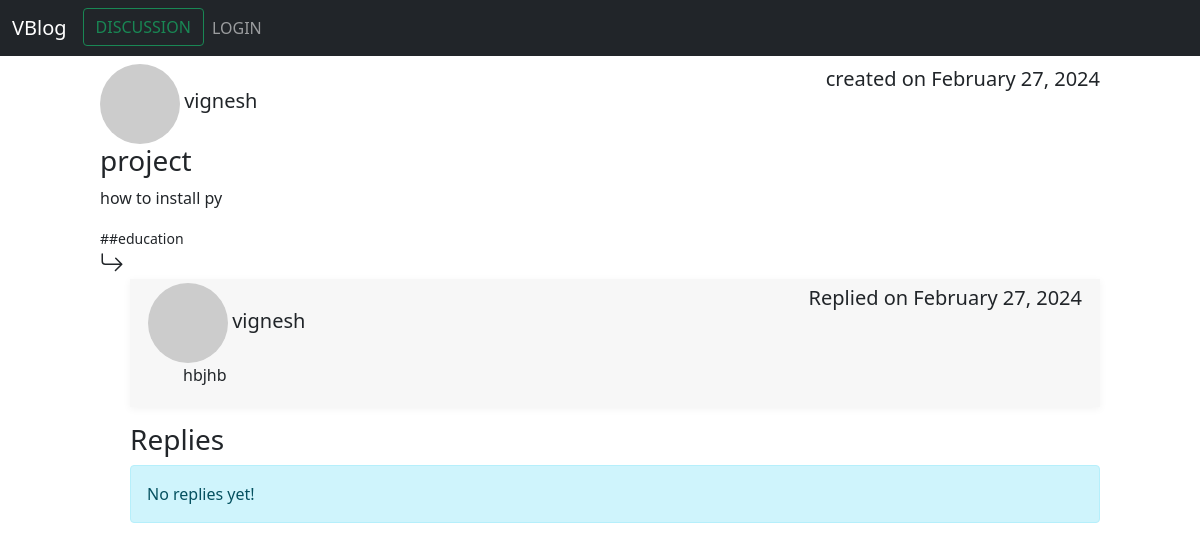
/discussion/project/1, run on the app's committed database.
### app.py (models this page shows)
class Users(db.Model,UserMixin):
    __tablename__ = "users"
    id = db.Column(db.Integer,primary_key=True)
    email = db.Column(db.String(100),unique=True)
    password = db.Column(db.String(100))
    name = db.Column(db.String(100))
    posts = db.relationship("BlogPost", backref="poster")
    comments = relationship("Comments", back_populates="comment_author")
    thread_posts = relationship("Thread", back_populates="thread_author")
    thread_comments_one = relationship("ThreadCommentsOne", back_populates="thread_comment_author")
    thread_comments_two = relationship("ThreadCommentsTwo", back_populates="thread_comment_two_author")

class Thread(db.Model):
    __tablename__="thread"
    id = db.Column(db.Integer,primary_key=True)
    title = db.Column(db.String(250),nullable=False)
    brief = db.Column(db.String(250),nullable=False)
    categories = db.Column(db.String(250),nullable=True)
    hashtags = db.Column(db.String(250),nullable=True)
    date = db.Column(db.String(250),nullable=False)
    author_id = db.Column(db.Integer, db.ForeignKey("users.id"))
    thread_author = relationship("Users", back_populates="thread_posts")
    thread_comments = relationship("ThreadCommentsOne", back_populates="parent_thread")

class ThreadCommentsOne(db.Model):
    __tablename__ = "thread_comments_one"
    id = db.Column(db.Integer,primary_key=True)
    author_id = db.Column(db.Integer, db.ForeignKey("users.id"))
    date = db.Column(db.String(250), nullable=False)
    thread_comment_author = relationship("Users", back_populates="thread_comments_one")
    thread_id = db.Column(db.Integer, db.ForeignKey("thread.id"))
    parent_thread = relationship("Thread", back_populates="thread_comments")
    text = db.Column(db.Text,nullable=False)
    thread_comments_two = relationship("ThreadCommentsTwo", back_populates="thread_comment")

### app.py (the view, shortened to what this page needs)
@app.route("/discussion/<string:thread>/<int:comment>",methods=["GET","POST"])
def show_thread_comments(thread,comment):
    required_thread_comment = ThreadCommentsOne.query.filter_by(id=comment).first()
    form = CommentForm()
    return render_template("second_level_thread.html",thread_comment=required_thread_comment,form=form)

### app.py (called while the page is built)
@app.context_processor
def inject_data():
    search_form = SearchForm()
    return dict(search_form=search_form)

### templates/second_level_thread.html (shortened to what this page needs)
{% extends "base.html" %}
{% block style_link %}
    <link rel="stylesheet" href="{{ url_for("static",filename="thread_post_style.css") }}">
    <link rel="stylesheet" href="https://cdn.jsdelivr.net/npm/bootstrap-icons@1.8.1/font/bootstrap-icons.css">
{% endblock %}
{% block content %}
    <nav class="navbar navbar-expand-lg navbar-dark bg-dark">
        <div class="container-fluid">
            <a class="navbar-brand" href="{{ url_for("index") }}">VBlog</a>
            <div class="collapse navbar-collapse" id="navbarTogglerDemo03">
                <ul class="navbar-nav me-auto mb-2 mb-lg-0">
                    <li class="nav-item">
                        <a class="btn btn-outline-success" aria-current="page" href="{{ url_for("discussion") }}">DISCUSSION</a>
                    </li>
                    {% if current_user.is_authenticated %}
                        <li class="nav-item">
                            <a class="nav-link" href="{{ url_for("create_forum") }}">ASK QUESTION</a>
                        </li>
                        <li class="nav-item">
                            <a class="nav-link" href="{{ url_for("logout") }}">LOGOUT</a>
                        </li>
                    {% else %}
                        <li class="nav-item">
                            <a class="nav-link" href="{{ url_for("login") }}">LOGIN</a>
                        </li>
                    {% endif %}
                </ul>
            </div>
        </div>
    </nav>
    <div class="col-lg-10 col-md-10 col-sm-10 mx-auto mt-2">
        <div>
            <span class="d-flex justify-content-between"><span><img src="{{ thread_comment.parent_thread.thread_author.email | gravatar(size=40) }}" alt="" style="border-radius: 50%;"> <h5 style="display: inline">{{ thread_comment.parent_thread.thread_author.name }}</h5></span> <small class="fs-5">created on {{thread_comment.parent_thread.date }}</small></span>
            <div style="text-align: justify">
                <h3>{{ thread_comment.parent_thread.title }}</h3>
                {{ thread_comment.parent_thread.brief|safe }}
                <small>{{ thread_comment.parent_thread.hashtags }}</small>
            </div>
        </div>
        <div class="mt-1 comments" style="margin-left: 30px;text-align: justify">
            <span class="d-flex justify-content-between"><span><img src="{{ thread_comment.thread_comment_author.email | gravatar(size=40) }}" alt="" style="border-radius: 50%;"> <h5 style="display: inline">{{ thread_comment.thread_comment_author.name  }}</h5></span> <small class="fs-5">Replied on {{ thread_comment.date }}</small></span>
            <div style="text-align: justify;margin-left: 35px">
                {{ thread_comment.text|safe }}
            </div>
        </div>
        <div style="margin-left: 30px" class="mt-3">
            <h3>Replies</h3>
            {% for comment in thread_comment.thread_comments_two  %}
                <div class="comments mt-4">
                    <span class="d-flex justify-content-between"><span><img src="{{ comment.thread_comment_two_author.email | gravatar(size=40) }}" alt="" style="border-radius: 50%;"> <h5 style="display: inline">{{ comment.thread_comment_two_author.name  }}</h5></span> <small class="fs-5">Replied on {{ comment.date }}</small></span>
                    <div style="margin-left: 45px;text-align: justify">
                        {{ comment.text|safe }}
                    </div>
                    {% if current_user.is_authenticated %}
                        {% if current_user.id == comment.author_id %}
                            <div class="d-inline" style="margin-left: 45px;">
                                <a href="{{ url_for("edit_comment_two",comment=thread_comment.id,comment_two=comment.id) }}" class="text-decoration-none text-black">
                                    <svg xmlns="http://www.w3.org/2000/svg" width="20" height="20" fill="currentColor" class="bi bi-pencil-square" viewBox="0 0 16 16">
                                        <path d="M15.502 1.94a.5.5 0 0 1 0 .706L14.459 3.69l-2-2L13.502.646a.5.5 0 0 1 .707 0l1.293 1.293zm-1.75 2.456-2-2L4.939 9.21a.5.5 0 0 0-.121.196l-.805 2.414a.25.25 0 0 0 .316.316l2.414-.805a.5.5 0 0 0 .196-.12l6.813-6.814z"/>
                                        <path fill-rule="evenodd" d="M1 13.5A1.5 1.5 0 0 0 2.5 15h11a1.5 1.5 0 0 0 1.5-1.5v-6a.5.5 0 0 0-1 0v6a.5.5 0 0 1-.5.5h-11a.5.5 0 0 1-.5-.5v-11a.5.5 0 0 1 .5-.5H9a.5.5 0 0 0 0-1H2.5A1.5 1.5 0 0 0 1 2.5v11z"/>
                                    </svg></a>
                            </div>
                        {% else %}
                            <a href="{{ url_for("report_comment_two",comment_id=comment.id) }}" class="text-decoration-none text-black"><svg xmlns="http://www.w3.org/2000/svg" width="16" height="16" fill="currentColor" class="bi bi-flag " viewBox="0 0 16 16">
                                <path d="M14.778.085A.5.5 0 0 1 15 .5V8a.5.5 0 0 1-.314.464L14.5 8l.186.464-.003.001-.006.003-.023.009a12.435 12.435 0 0 1-.397.15c-.264.095-.631.223-1.047.35-.816.252-1.879.523-2.71.523-.847 0-1.548-.28-2.158-.525l-.028-.01C7.68 8.71 7.14 8.5 6.5 8.5c-.7 0-1.638.23-2.437.477A19.626 19.626 0 0 0 3 9.342V15.5a.5.5 0 0 1-1 0V.5a.5.5 0 0 1 1 0v.282c.226-.079.496-.17.79-.26C4.606.272 5.67 0 6.5 0c.84 0 1.524.277 2.121.519l.043.018C9.286.788 9.828 1 10.5 1c.7 0 1.638-.23 2.437-.477a19.587 19.587 0 0 0 1.349-.476l.019-.007.004-.002h.001M14 1.221c-.22.078-.48.167-.766.255-.81.252-1.872.523-2.734.523-.886 0-1.592-.286-2.203-.534l-.008-.003C7.662 1.21 7.139 1 6.5 1c-.669 0-1.606.229-2.415.478A21.294 21.294 0 0 0 3 1.845v6.433c.22-.078.48-.167.766-.255C4.576 7.77 5.638 7.5 6.5 7.5c.847 0 1.548.28 2.158.525l.028.01C9.32 8.29 9.86 8.5 10.5 8.5c.668 0 1.606-.229 2.415-.478A21.317 21.317 0 0 0 14 7.655V1.222z"/>
                            </svg></a>
                        {% endif %}
                    {% endif %}
                </div>
            {% else %}
                <div class="alert alert-info" role="alert">
                    No replies yet!
                </div>
            {% endfor %}
        </div>
    </div>
{% endblock %}

### templates/base.html (shortened to what this page needs)
<!doctype html>
<html lang="en">
<head>
    {% block head %}
    <link href="https://cdn.jsdelivr.net/npm/bootstrap@5.1.3/dist/css/bootstrap.min.css" rel="stylesheet">
    {% block style_link %}{% endblock %}
    {% endblock %}
</head>
<body>
{% block content %}{% endblock %}
</body>
</html>

### static/thread_post_style.css (style rules this page uses)
.comments { background-color: #f7f7f7; padding: 4px 18px; word-wrap: break-word; border-top: 2px; box-shadow: 0 2px 8px 0 rgb(0 0 0 /5%); }

### data on the page
Users: parent_thread.thread_author.name "vignesh", thread_comment_author.name "vignesh"
Thread: parent_thread "February 27, 2024", parent_thread "project", parent_thread.brief "how to install py", parent_thread.hashtags "##education"
ThreadCommentsOne: date "February 27, 2024", text "hbjhb"
